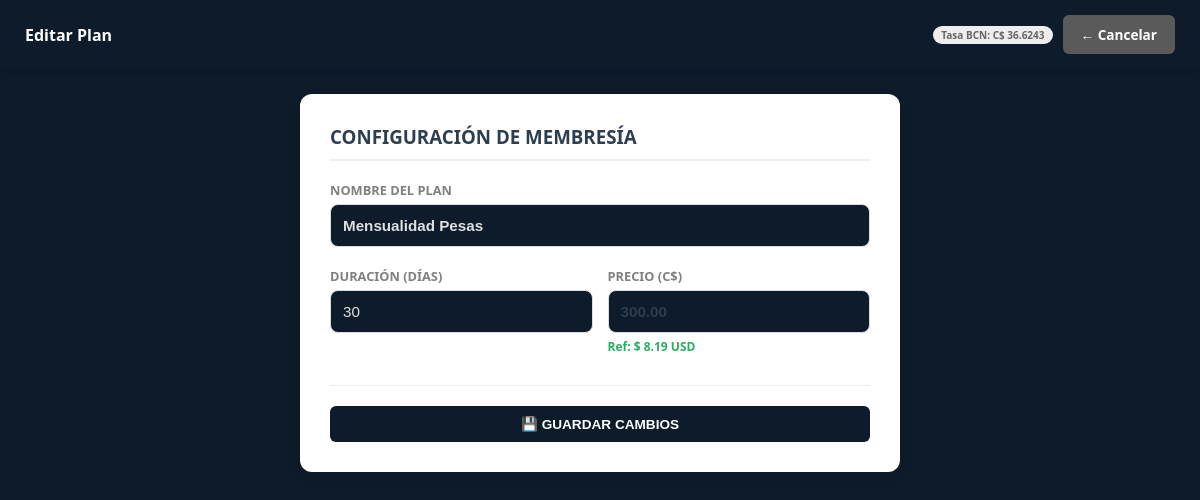
Page /views/admin/editar_plan.php?id=1 (signed in) on the committed database.
### tables this page shows
CREATE TABLE `configuracion` (
  `id` int(11) NOT NULL DEFAULT 1,
  `nombre_gym` varchar(100) DEFAULT 'GYM MA DB',
  `moneda_nombre` varchar(50) DEFAULT 'Córdoba Nicaragüense',
  `moneda_iso` varchar(3) DEFAULT 'NIO',
  `moneda_simbolo` varchar(5) DEFAULT 'C$',
  `tipo_cambio_bcn` decimal(10,4) DEFAULT 36.6243,
  `ultima_actualizacion` timestamp NOT NULL DEFAULT current_timestamp() ON UPDATE current_timestamp(),
  `direccion_gym` text DEFAULT NULL,
  `telefono_gym` varchar(20) DEFAULT NULL,
  `logo_ruta` varchar(255) DEFAULT 'logo_default.png',
  `tema` varchar(20) DEFAULT 'default',
  PRIMARY KEY (`id`)
);

CREATE TABLE `planes` (
  `id` int(11) NOT NULL AUTO_INCREMENT,
  `nombre_plan` varchar(100) NOT NULL,
  `duracion_dias` int(11) NOT NULL,
  `precio` decimal(10,2) NOT NULL,
  `estado` enum('ACTIVO','INACTIVO') DEFAULT 'ACTIVO',
  PRIMARY KEY (`id`)
);

### config/AppConfig.php (called while the page is built, shortened)
<?php
class AppConfig {
    private $conn;
    private $table_name = "configuracion";
    public function __construct($db) {
        $this->conn = $db;
    }
    private function asegurarColumnaTema() {
        try {
            $this->conn->exec("ALTER TABLE configuracion ADD COLUMN tema VARCHAR(20) DEFAULT 'default'");
        } catch (PDOException $e) {}
    }
    public function obtenerConfig() {
        $query = "SELECT * FROM " . $this->table_name . " WHERE id = 1 LIMIT 1";
        $stmt = $this->conn->prepare($query);
        $stmt->execute();
        $this->config_cache = $stmt->fetch(PDO::FETCH_ASSOC);
        return $this->config_cache;
    }
}

### classes/Plan.php (called while the page is built, shortened)
<?php
class Plan {
    private $conn;
    private $table = "planes";
    public function __construct($db) { $this->conn = $db; }
    public function obtenerPorId($id) {
        $query = "SELECT * FROM " . $this->table . " WHERE id = ?";
        $stmt = $this->conn->prepare($query);
        $stmt->execute([$id]);
        return $stmt->fetch(PDO::FETCH_ASSOC);
    }
}

### views/admin/editar_plan.php (the view, shortened to what this page needs)
<?php
require_once "../../config/AppConfig.php";
require_once "../../classes/Plan.php";
$db = (new Database())->getConnection();
$configObj = new AppConfig($db);
$config = $configObj->obtenerConfig();
$planObj = new Plan($db);
$simbolo = $config['moneda_simbolo'] ?? '<?php echo $simbolo; ?>';
$tasa = $config['tipo_cambio_bcn'] ?? 36.6243;
$tema = $_SESSION['tema'] ?? 'default';
$id = $_GET['id'] ?? 0;
$p = $planObj->obtenerPorId($id);
?>
<!DOCTYPE html>
<html lang="es">
<head>
    <link rel="stylesheet" href="../../public/css/estilos.css">
</head>
<body class="<?php echo ($tema !== 'default') ? 'tema-' . $tema : ''; ?>">
    <header>
        <div class="logo"><h2><i class="fas fa-tag"></i> Editar Plan</h2></div>
        <div style="display:flex; align-items:center; gap:10px;">
            <span class="tasa-badge">Tasa BCN: <?php echo $simbolo; ?> <?php echo number_format($tasa, 4); ?></span>
            <a href="gestion_planes.php" class="btn-volver gris">← Cancelar</a>
        </div>
    </header>
    <div class="dashboard-wrapper">
        <div style="background: white; padding: 30px; border-radius: 12px; max-width: 600px; margin: 0 auto; box-shadow: 0 4px 15px rgba(0,0,0,0.1);">
            <h3 style="margin-top:0; color:#2c3e50; border-bottom: 2px solid #eee; padding-bottom: 10px;">CONFIGURACIÓN DE MEMBRESÍA</h3>
            <form action="../../controllers/PlanController.php" method="POST">
                <div style="display: flex; flex-direction: column; gap: 20px; margin-top: 20px;">
                    <div style="display:flex; flex-direction:column;">
                        <label style="font-size:0.8rem; color:gray; margin-bottom:5px;">NOMBRE DEL PLAN</label>
                        <input type="text" name="nombre_plan" value="<?php echo $p['nombre_plan']; ?>" required
                               style="padding:12px; border:1px solid #ddd; border-radius:8px; font-weight:bold;">
                    </div>
                    <div style="display: grid; grid-template-columns: 1fr 1fr; gap: 15px;">
                        <div style="display:flex; flex-direction:column;">
                            <label style="font-size:0.8rem; color:gray; margin-bottom:5px;">DURACIÓN (DÍAS)</label>
                            <input type="number" name="duracion_dias" value="<?php echo $p['duracion_dias']; ?>" required
                                   style="padding:12px; border:1px solid #ddd; border-radius:8px;">
                        </div>
                        <div style="display:flex; flex-direction:column;">
                            <label style="font-size:0.8rem; color:gray; margin-bottom:5px;">PRECIO (<?php echo $simbolo; ?>)</label>
                            <input type="number" step="0.01" name="precio" id="precio_input" value="<?php echo $p['precio']; ?>" required
                                   style="padding:12px; border:1px solid #ddd; border-radius:8px; font-weight:bold; color:#2c3e50;">
                            <span id="ref_usd" class="helper-text">Ref: $ <?php echo number_format($p['precio'] / $tasa, 2); ?> USD</span>
                        </div>
                    </div>
                </div>
                <div style="text-align:right; margin-top:30px; border-top: 1px solid #eee; padding-top: 20px;">
                    <button type="submit" name="btn_actualizar_plan" class="btn-accion" style="border:none; cursor:pointer; width: 100%;">
                        💾 GUARDAR CAMBIOS
                    </button>
                </div>
            </form>
        </div>
    </div>
</body>
</html>

### public/css/estilos.css (style rules this page uses)
:root { --primary: #27ae60; --secondary: #2c3e50; --danger: #e74c3c; --warning: #f39c12; --info: #3498db; --dark: #1a1a1a; --light: #f4f4f4; --bg-body: #f4f4f4; --bg-card: #ffffff; --text-main: #333333; --text-muted: #666666; --border-color: #dddddd; --header-bg: #2c3e50; --input-bg: #ffffff; --input-text: #333333; --input-border: #cccccc; --link-color: #2980b9; }
body.tema-darkblue { --primary: #3498db; --secondary: #0d1b2a; --danger: #e74c3c; --warning: #f39c12; --info: #5dade2; --dark: #f4f4f4; --light: #1b263b; --bg-body: #0d1b2a; --bg-card: #1b263b; --text-main: #e0e0e0; --text-muted: #94a3b8; --border-color: #334155; --header-bg: #0d1b2a; --input-bg: #0d1b2a; --input-text: #e0e0e0; --input-border: #334155; --link-color: #3498db; }
* { box-sizing: border-box; }
body { font-family: 'Segoe UI', Tahoma, Geneva, Verdana, sans-serif; background-color: var(--bg-body); color: var(--text-main); margin: 0; }
header { background: var(--header-bg); color: white; padding: 15px 25px; display: flex; justify-content: space-between; align-items: center; box-shadow: 0 2px 10px rgba(0,0,0,0.2); }
.dashboard-wrapper { padding: 25px; max-width: 1400px; margin: 0 auto; }
.btn-accion, .btn-menu { display: inline-block; padding: 10px 18px; background: var(--secondary); color: white !important; text-decoration: none; border-radius: 6px; font-weight: 600; font-size: 0.85rem; transition: all 0.2s ease; border: none; cursor: pointer; }
.btn-volver { display: inline-block; padding: 8px 15px; background: var(--header-bg); color: white; text-decoration: none; border-radius: 5px; font-size: 0.8rem; font-weight: 600; }
input, select, textarea { background: var(--input-bg); color: var(--input-text); border: 1px solid var(--input-border); padding: 12px; border-radius: 6px; font-size: 0.95rem; width: 100%; }
label { color: var(--text-muted); font-weight: 600; font-size: 0.8rem; margin-bottom: 6px; display: block; }
h1, h2, h3, h4, h5, h6 { color: var(--text-main); margin-top: 0; }
a { color: var(--link-color); text-decoration: none; }
.tasa-badge { background: var(--header-bg); color: white; padding: 6px 15px; border-radius: 20px; font-size: 13px; font-weight: bold; }
.logo h2 { color: white; font-size: 1rem; margin: 0; }
body.tema-oscuro header h2, body.tema-darkblue header h2 { color: white; }
body.tema-oscuro .logo h2, body.tema-darkblue .logo h2 { color: white; }
.btn-volver { display: inline-block; padding: 10px 18px; background: var(--secondary); color: white !important; text-decoration: none; border-radius: 6px; font-weight: 600; font-size: 0.85rem; transition: all 0.2s ease; }
.btn-volver.gris { background: #7f8c8d; }
body.tema-oscuro .btn-volver.gris, body.tema-darkblue .btn-volver.gris { background: #5a5a5a; }

### views/admin/editar_plan.php (style rules this page uses)
.helper-text { font-size: 0.75rem; color: #27ae60; margin-top: 5px; font-weight: bold; }
.tasa-badge { font-size: 10px; background: #eee; padding: 2px 8px; border-radius: 10px; color: #666; }

### rows in the picture
configuracion: moneda_simbolo "C$", tipo_cambio_bcn "36.6243"
planes: nombre_plan "Mensualidad Pesas", duracion_dias "30", precio "300.00", $p['precio']/$tasa "8.19"
